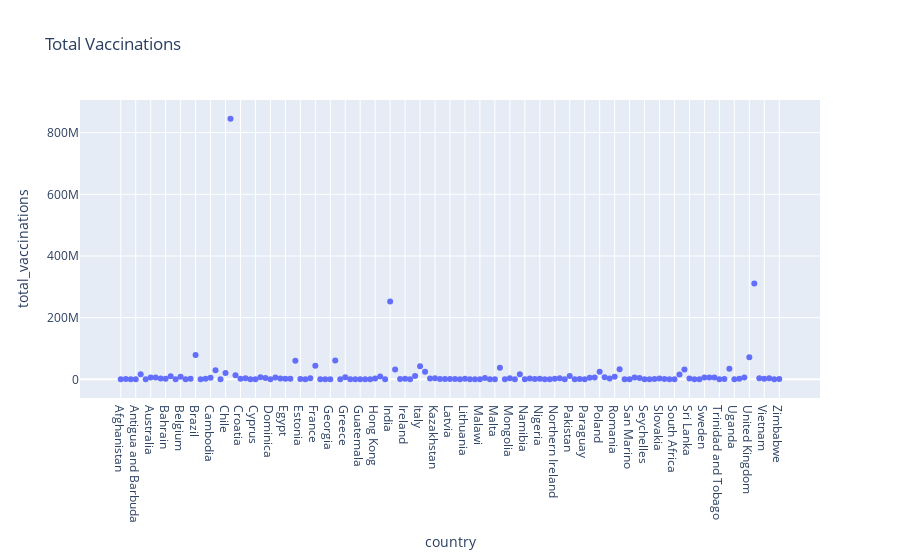

Notebook code for this chart:
### Code cell
# Total vaccination done till last date in the dataset
import plotly.express as ax
fig = ax.scatter(Final_List,x = 'country', y = 'total_vaccinations', title = 'Total Vaccinations')
fig.show()

### Figure 1 — Plotly figure (JSON) as saved in the notebook; plotly's stock layout.template omitted (floating-point values rounded to 4 significant figures; data arrays with more than 128 entries replaced by an {"elided": "..."} marker saying what was removed)
{"data": [{"hovertemplate": "country=%{x}<br>total_vaccinations=%{y}<extra></extra>", "legendgroup": "", "marker": {"color": "#636efa", "symbol": "circle"}, "mode": "markers", "name": "", "orientation": "v", "showlegend": false, "type": "scatter", "x": {"elided": "133 str values"}, "xaxis": "x", "y": {"elided": "133 int values"}, "yaxis": "y"}], "layout": {"legend": {"tracegroupgap": 0}, "title": {"text": "Total Vaccinations"}, "xaxis": {"anchor": "y", "domain": [0, 1], "title": {"text": "country"}}, "yaxis": {"anchor": "x", "domain": [0, 1], "title": {"text": "total_vaccinations"}}}}
